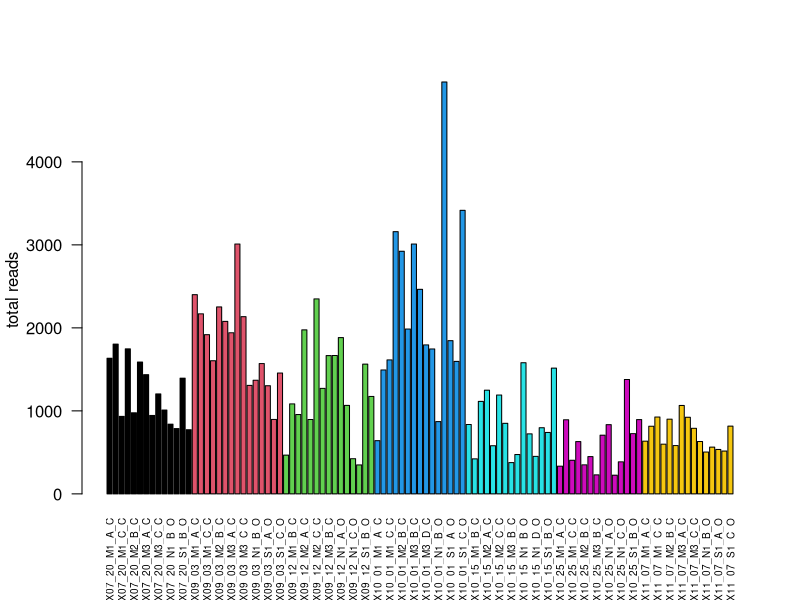
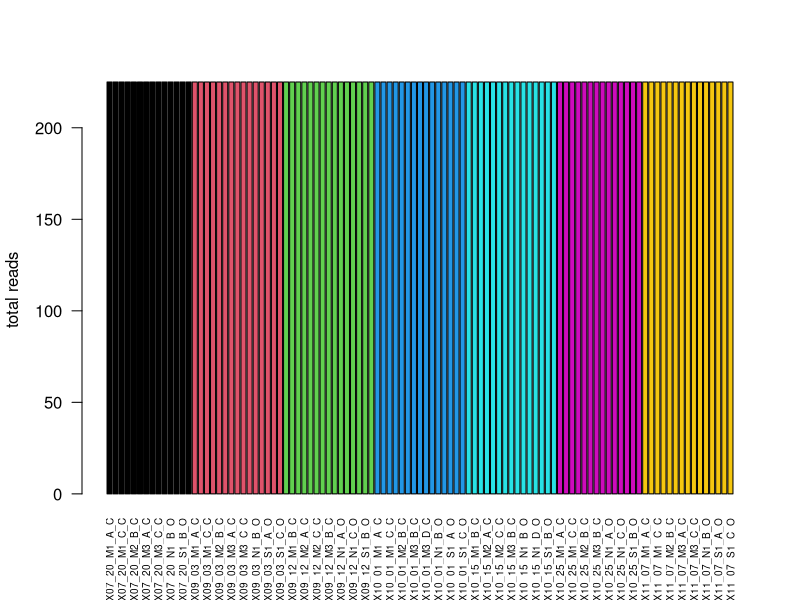
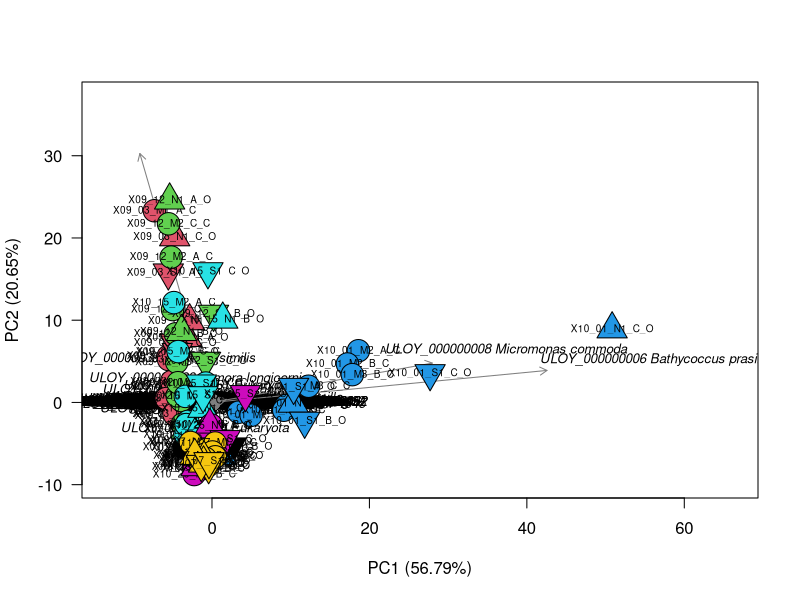
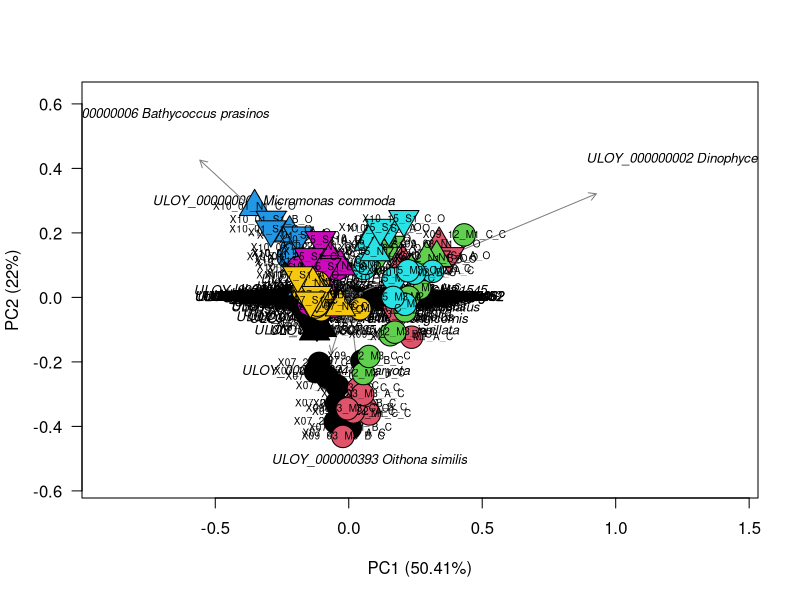
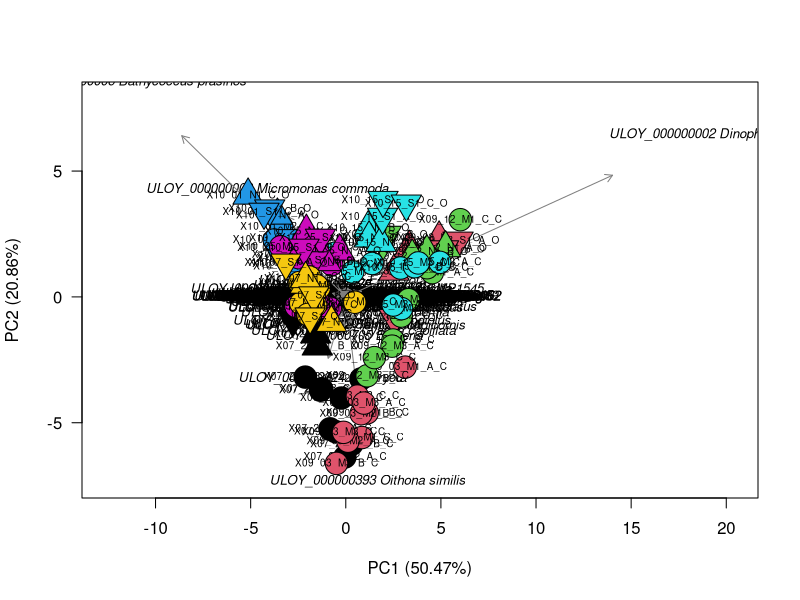
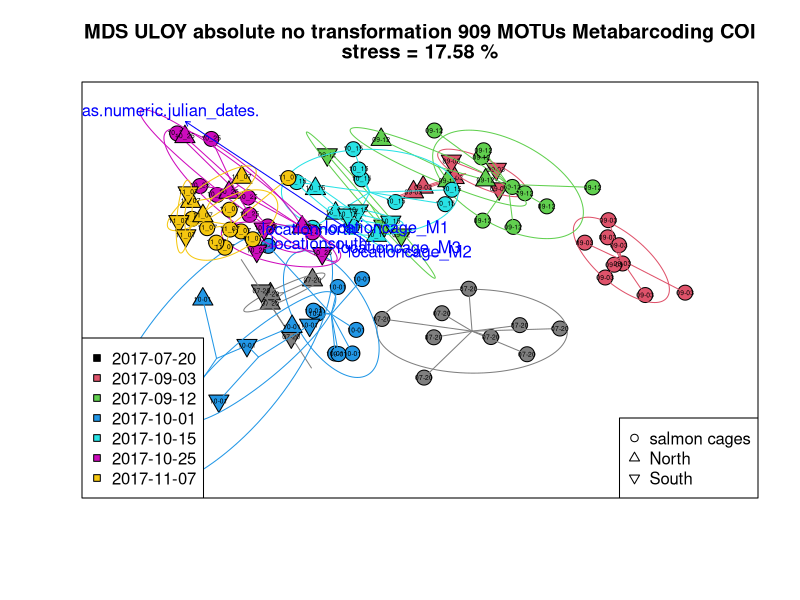
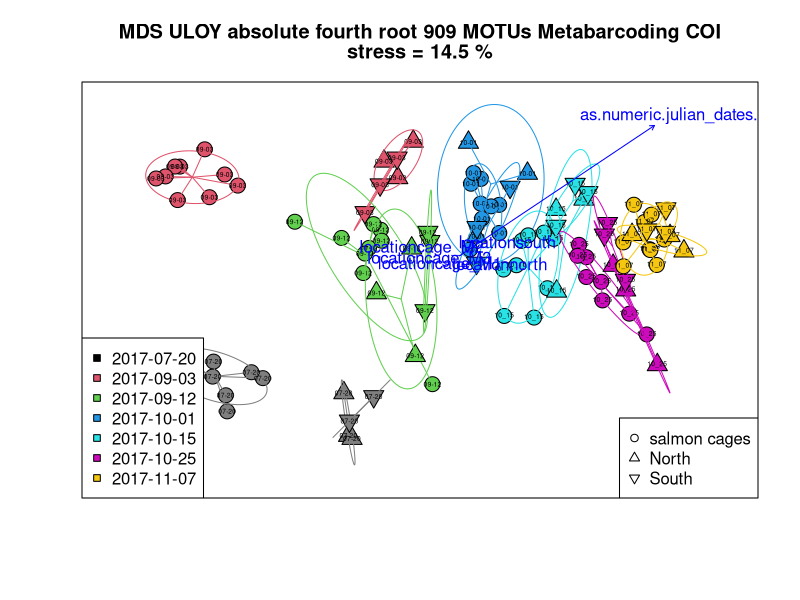
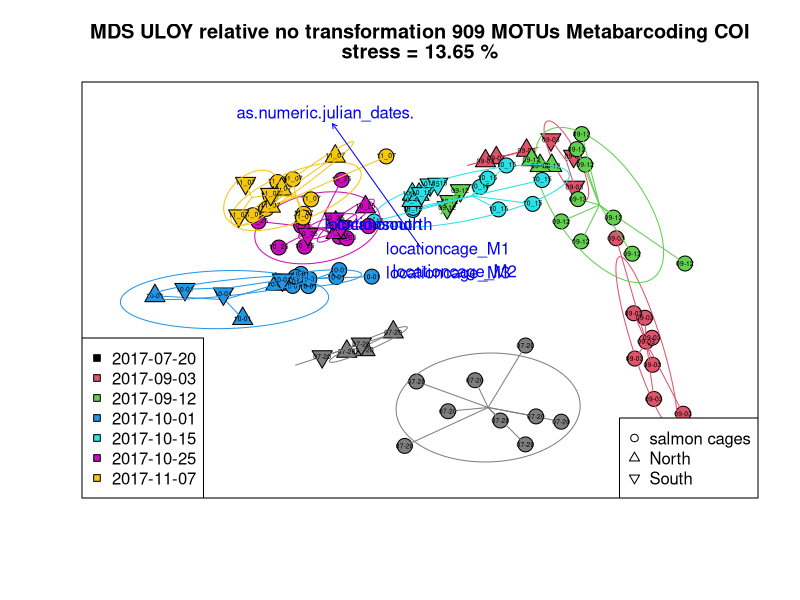

Generate these figures, in order, with R:
# Load library vegan
library(vegan)
library(MASS)

# Set the working directory
setwd("~/Downloads")

# Load database
db <- read.table("ULOY.final_dataset_curated.csv",head=T,sep=";",stringsAsFactors = F)
# Check names
names(db)
# Define sample columns (excluding blanks)
sample_columns <- 18:121
# Create abundance matrix
abundances <- db[,sample_columns]
# Add MOTU id as row names
rownames(abundances) <- paste(db$id,db$scientific_name)

# Check total reads
total_reads <- colSums(abundances)
total_reads[order(total_reads)]
# We will need to remove sample 07_20_S1_A_O, but before...

# Remove the initial X from sample names and generate a vector
sample_names <- gsub("X","",colnames(abundances))

# Load the metadata table
metadata <- read.table("ULOY_metadata.csv", sep=";", header=T,stringsAsFactors = F)

# Calculate metadata vectors for date and location
# This step is to ensure that the order of the dates and location is the same than in the samples
date <- NULL 
for (i in 1:length(sample_names)) date[i] <- metadata$date[metadata$original_samples==sample_names[i]]
location <- NULL  
for (i in 1:length(sample_names)) location[i] <- metadata$position[metadata$original_samples==sample_names[i]]

# Remove the failed sample and define metadata vectors as factors
# We have to remove the sample in all the vectors
abundances <- abundances[,sample_names !="07_20_S1_A_O"]
date <- as.factor(date[sample_names !="07_20_S1_A_O"])
location <- as.factor(location[sample_names !="07_20_S1_A_O"])

# Plot abundances per sample, color by date
barplot(colSums(abundances),col=date,las=2,
        ylab = "total reads",xlab="",cex.names = 0.6)

# Define function for calculating relative abundances per sample
normalize_samples <- function(db,sample_cols=1:ncol(db)){
  sumcols <- colSums(db[,sample_cols])
  for (i in sample_cols) db[,i] <- db[,i]/sumcols[i+1-sample_cols[1]]
  return(db)
}

# Calculate normalized database
abundances_relative <- normalize_samples(abundances)
# Check calculation
colSums(abundances_relative)

# Define function for drawing PCA
plot_PCA <- function(db,sample_cols=1:ncol(db),main){
  abundances <- db[,sample_cols]
  pca <-rda(t(abundances))
  pdf(paste(main,".pdf",sep=""),width=12,height=12)
  par(fig=c(0,1,0,1))
  scl=2
  scrs <- scores(pca, display = c("sites", "species"), scaling = scl)
  xlim <- with(scrs, range(species[,1], sites[,1]))*1.3
  xlim[1] <- xlim[1]-0.1
  xlim[2] <- xlim[2]+0.1
  ylim <- with(scrs, range(species[,2], sites[,2]))*1.1
  ylim[1] <- ylim[1]-0.1
  ylim[2] <- ylim[2]+0.1
  plot.window(xlim = xlim, ylim = ylim, asp = 1)
  plot(0,0, type = "n",scaling=scl, choices = F,xlim=xlim,ylim=ylim,las=1,
     xlab=paste("PC1 (",round(pca$CA$eig[1]/sum(pca$CA$eig)*100,2),"%)",sep=""),
     ylab=paste("PC2 (",round(pca$CA$eig[2]/sum(pca$CA$eig)*100,2),"%)",sep=""))
  expand.txt=1.2
  text(expand.txt*scrs$species[,1],expand.txt*scrs$species[,2],
     labels = rownames(db),col = "black", font=3,cex = .8)
  expand=.9
  arrows(0,0,expand*scrs$species[,1],expand*scrs$species[,2],length = 0.08,col="grey50")
  colors <- date
  color_names <- 1:7
  shape <- location
  shape_names <- c(21,21,21,24,25)
  for (j in 1:ncol(abundances)){
    points(scrs$sites[j,1],scrs$sites[j,2], col = "black",pch = shape_names[location[j]],
           bg = color_names[date[j]],cex=3)
    text(scrs$sites[j,1],scrs$sites[j,2], labels=colnames(abundances)[j],cex=.6)
  }
  dev.off()
}

# Plot the PCAs
plot_PCA(abundances,main="PCA ULOY absolute abundances")
plot_PCA(abundances_relative,main="PCA ULOY relative abundances")

################################################################
# Rarefaction of the abundance matrix
# We will rarefy to 225 reads (the minimum of the total reads for the remaining samples)

# This is a loop to rarefy every column in the abundance matrix to the rarefy_size
rarefy_size <- 225
abundances_rarefacted <- abundances
for (i in 1:ncol(abundances)) {
  extended_vector <- NULL
  for (motu in rownames(abundances)) extended_vector <- c(extended_vector,rep(motu,abundances[motu,i]))
  rarefacted_sample <- sample(extended_vector,size=rarefy_size,replace = T)
  for (motu in 1:nrow(abundances)) abundances_rarefacted[motu,i] <- sum(rarefacted_sample==rownames(abundances)[motu])
}
# Check the total reads for the rarefacted matrix
colSums(abundances_rarefacted)

# Plot abundances per sample, color by date
barplot(colSums(abundances_rarefacted),col=date,las=2,
        ylab = "total reads",xlab="",cex.names = 0.6)

# Plot the PCA
plot_PCA(abundances_rarefacted,main="PCA ULOY rarefacted abundances")


#######################################################

# Define function for drawing MDS

plot_MDS <- function(db,sample_cols=1:ncol(db),main,fourth_root_transform=F,method = "bray",rotate_X=F,rotate_Y=F){
  abundances <-db[,sample_cols]
  if (fourth_root_transform) distances <- vegdist(t(sqrt(sqrt(abundances))),method = method) else
  {distances <- vegdist(t(abundances),method = method)}
  mds <- isoMDS(distances,maxit = 300)
  if (rotate_X) mds$points[,1] <- -mds$points[,1]
  if (rotate_Y) mds$points[,2] <- -mds$points[,2]
  draw_mds <- function(code,codesgroup,tone,pch,cex,label){
    points(mds$points[code,], pch=pch,col="black",bg=tone,cex=cex)
    ordiellipse(mds,codes,kind="sd",conf=0.75,col=tone,show.groups=codesgroup)
    ordispider(mds,codes,label=F,col=tone,show.groups=codesgroup)
    text(mds$points[code,],labels = label,cex=.4)
  }
  codes <- as.factor(paste(date,substr(as.character(location),1,5)))
  levels(codes)
  cages_07_20 <- codes == levels(codes)[1]
  north_07_20 <- codes == levels(codes)[2]
  south_07_20 <- codes == levels(codes)[3]
  cages_09_03 <- codes == levels(codes)[4]
  north_09_03 <- codes == levels(codes)[5]
  south_09_03 <- codes == levels(codes)[6]
  cages_09_12 <- codes == levels(codes)[7]
  north_09_12 <- codes == levels(codes)[8]
  south_09_12 <- codes == levels(codes)[9]
  cages_10_01 <- codes == levels(codes)[10]
  north_10_01 <- codes == levels(codes)[11]
  south_10_01 <- codes == levels(codes)[12]
  cages_10_15 <- codes == levels(codes)[13]
  north_10_15 <- codes == levels(codes)[14]
  south_10_15 <- codes == levels(codes)[15]
  cages_10_25 <- codes == levels(codes)[16]
  north_10_25 <- codes == levels(codes)[17]
  south_10_25 <- codes == levels(codes)[18]
  cages_11_07 <- codes == levels(codes)[19]
  north_11_07 <- codes == levels(codes)[20]
  south_11_07 <- codes == levels(codes)[21]
  
  pdf(paste(main,".pdf",sep=""),width=12,height=12)
  par(fig=c(0,1,0,1))
  plot(mds$points, type="n",xaxt="n",yaxt="n",xlab="",ylab="",
     xlim=c(min(mds$points[,1])-0.1,max(mds$points[,1])+0.1),
     ylim=c(min(mds$points[,2])-0.1,max(mds$points[,2])+0.1),
     main=c(paste(main," ",nrow(abundances)," MOTUs Metabarcoding COI",sep=""),paste("stress = ",round(mds$stress,2)," %",sep="")))
  draw_mds(cages_07_20 ,levels(codes)[1],tone="grey50",21,2,"07-20")
  draw_mds(north_07_20 ,levels(codes)[2],tone="grey50",24,2,"07-20")
  draw_mds(south_07_20 ,levels(codes)[3],tone="grey50",25,2,"07-20")
  draw_mds(cages_09_03 ,levels(codes)[4],tone=2,21,2,"09-03")
  draw_mds(north_09_03 ,levels(codes)[5],tone=2,24,2,"09-03")
  draw_mds(south_09_03 ,levels(codes)[6],tone=2,25,2,"09-03")
  draw_mds(cages_09_12 ,levels(codes)[7],tone=3,21,2,"09-12")
  draw_mds(north_09_12 ,levels(codes)[8],tone=3,24,2,"09-12")
  draw_mds(south_09_12 ,levels(codes)[9],tone=3,25,2,"09-12")
  draw_mds(cages_10_01 ,levels(codes)[10],tone=4,21,2,"10-01")
  draw_mds(north_10_01 ,levels(codes)[11],tone=4,24,2,"10-01")
  draw_mds(south_10_01 ,levels(codes)[12],tone=4,25,2,"10-01")
  draw_mds(cages_10_15 ,levels(codes)[13],tone=5,21,2,"10_15")
  draw_mds(north_10_15 ,levels(codes)[14],tone=5,24,2,"10_15")
  draw_mds(south_10_15 ,levels(codes)[15],tone=5,25,2,"10_15")
  draw_mds(cages_10_25 ,levels(codes)[16],tone=6,21,2,"10_25")
  draw_mds(north_10_25 ,levels(codes)[17],tone=6,24,2,"10_25")
  draw_mds(south_10_25 ,levels(codes)[18],tone=6,25,2,"10_25")
  draw_mds(cages_11_07 ,levels(codes)[19],tone=7,21,2,"11_07")
  draw_mds(north_11_07 ,levels(codes)[20],tone=7,24,2,"11_07")
  draw_mds(south_11_07 ,levels(codes)[21],tone=7,25,2,"11_07")
  legend("bottomright",legend=c("salmon cages","North","South"),pch=c(21,24,25))
  legend("bottomleft",legend=c("2017-07-20","2017-09-03","2017-09-12","2017-10-01",
                               "2017-10-15","2017-10-25","2017-11-07"),pch=22,pt.bg=1:7)
  # Add envfit
  julian_dates <- julian(as.POSIXlt(gsub("_","/",as.character(date))))
  env <- data.frame(as.numeric(julian_dates),location)
  en <- envfit(mds,env)
  plot(en)
  dev.off()
}

# Plot the MDS
plot_MDS(abundances,main="MDS ULOY absolute no transformation",fourth_root_transform=F)
plot_MDS(abundances,main="MDS ULOY absolute fourth root",fourth_root_transform=T)
plot_MDS(abundances_relative,main="MDS ULOY relative no transformation",fourth_root_transform=F)
plot_MDS(abundances_relative,main="MDS ULOY relative fourth root",fourth_root_transform=T)

plot_MDS(abundances_rarefacted,main="MDS ULOY rarefacted fourth root N=225 reads",fourth_root_transform=T)

# Generate a presence/absence matrix
presence_absence <- abundances_relative
presence_absence[presence_absence>0] <- 1
plot_MDS(presence_absence,main="MDS ULOY Presence-Absence",fourth_root_transform=F,method="jaccard")

